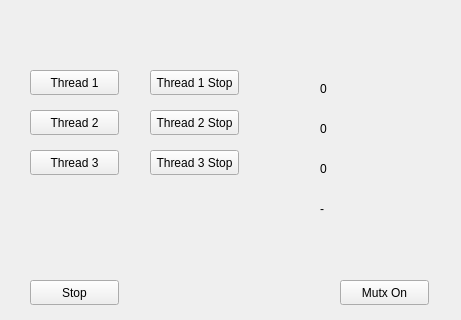
<?xml version="1.0" encoding="UTF-8"?>
<ui version="4.0">
 <class>Form</class>
 <widget class="QWidget" name="Form">
  <property name="geometry">
   <rect>
    <x>0</x>
    <y>0</y>
    <width>461</width>
    <height>320</height>
   </rect>
  </property>
  <property name="windowTitle">
   <string>Form</string>
  </property>
  <widget class="QPushButton" name="pushButton">
   <property name="geometry">
    <rect>
     <x>30</x>
     <y>70</y>
     <width>89</width>
     <height>25</height>
    </rect>
   </property>
   <property name="text">
    <string>Thread 1</string>
   </property>
  </widget>
  <widget class="QPushButton" name="pushButton_2">
   <property name="geometry">
    <rect>
     <x>30</x>
     <y>110</y>
     <width>89</width>
     <height>25</height>
    </rect>
   </property>
   <property name="text">
    <string>Thread 2</string>
   </property>
  </widget>
  <widget class="QPushButton" name="pushButton_3">
   <property name="geometry">
    <rect>
     <x>30</x>
     <y>150</y>
     <width>89</width>
     <height>25</height>
    </rect>
   </property>
   <property name="text">
    <string>Thread 3</string>
   </property>
  </widget>
  <widget class="QPushButton" name="pushButton_4">
   <property name="geometry">
    <rect>
     <x>30</x>
     <y>280</y>
     <width>89</width>
     <height>25</height>
    </rect>
   </property>
   <property name="text">
    <string>Stop</string>
   </property>
  </widget>
  <widget class="QPushButton" name="pushButton_5">
   <property name="geometry">
    <rect>
     <x>340</x>
     <y>280</y>
     <width>89</width>
     <height>25</height>
    </rect>
   </property>
   <property name="text">
    <string>Mutx On</string>
   </property>
  </widget>
  <widget class="QPushButton" name="pushButton_6">
   <property name="geometry">
    <rect>
     <x>150</x>
     <y>70</y>
     <width>89</width>
     <height>25</height>
    </rect>
   </property>
   <property name="text">
    <string>Thread 1 Stop</string>
   </property>
  </widget>

  <widget class="QPushButton" name="pushButton_7">
   <property name="geometry">
    <rect>
     <x>150</x>
     <y>110</y>
     <width>89</width>
     <height>25</height>
    </rect>
   </property>
   <property name="text">
    <string>Thread 2 Stop</string>
   </property>
  </widget>
  <widget class="QPushButton" name="pushButton_8">
   <property name="geometry">
    <rect>
     <x>150</x>
     <y>150</y>
     <width>89</width>
     <height>25</height>
    </rect>
   </property>
   <property name="text">
    <string>Thread 3 Stop</string>
   </property>
  </widget>

  <widget class="QLabel" name="label">
   <property name="geometry">
    <rect>
     <x>320</x>
     <y>80</y>
     <width>67</width>
     <height>17</height>
    </rect>
   </property>
   <property name="text">
    <string>0</string>
   </property>
  </widget>
  <widget class="QLabel" name="label_2">
   <property name="geometry">
    <rect>
     <x>320</x>
     <y>120</y>
     <width>67</width>
     <height>17</height>
    </rect>
   </property>
   <property name="text">
    <string>0</string>
   </property>
  </widget>
  <widget class="QLabel" name="label_3">
   <property name="geometry">
    <rect>
     <x>320</x>
     <y>160</y>
     <width>67</width>
     <height>17</height>
    </rect>
   </property>
   <property name="text">
    <string>0</string>
   </property>
  </widget>
<widget class="QLabel" name="label_4">
   <property name="geometry">
    <rect>
     <x>320</x>
     <y>200</y>
     <width>67</width>
     <height>17</height>
    </rect>
   </property>
   <property name="text">
    <string>-</string>
   </property>
  </widget>
 </widget>
 <resources/>
 <connections/>
</ui>
